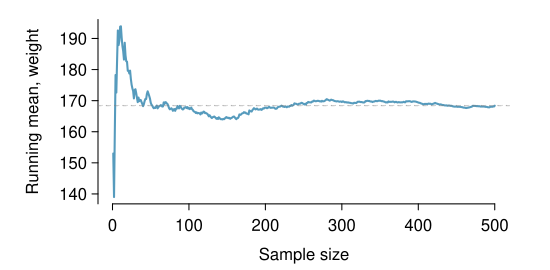

Reproduce this figure in R.
myPDF('brfss2000WeightRunningMean.pdf', 5.5, 2.7,
      mar=c(3.3, 4.9, 1, 2))

plot(xBars,
     type = "l",
     axes = FALSE,
     xlab = "",
     ylab = "Running mean, weight",
     col = COL[1],
     lwd = 2,
     ylim = range(xBars))
axis(1, at = seq(0, 500, 100))
axis(2, at = seq(0,200,10))
abline(h = m.sample, lty = 2, col = COL[6,3])
abline(h = m.pop, lty = 3, col = COL[6,3])
mtext("Sample size", 1, 2)
dev.off()

m.pop
